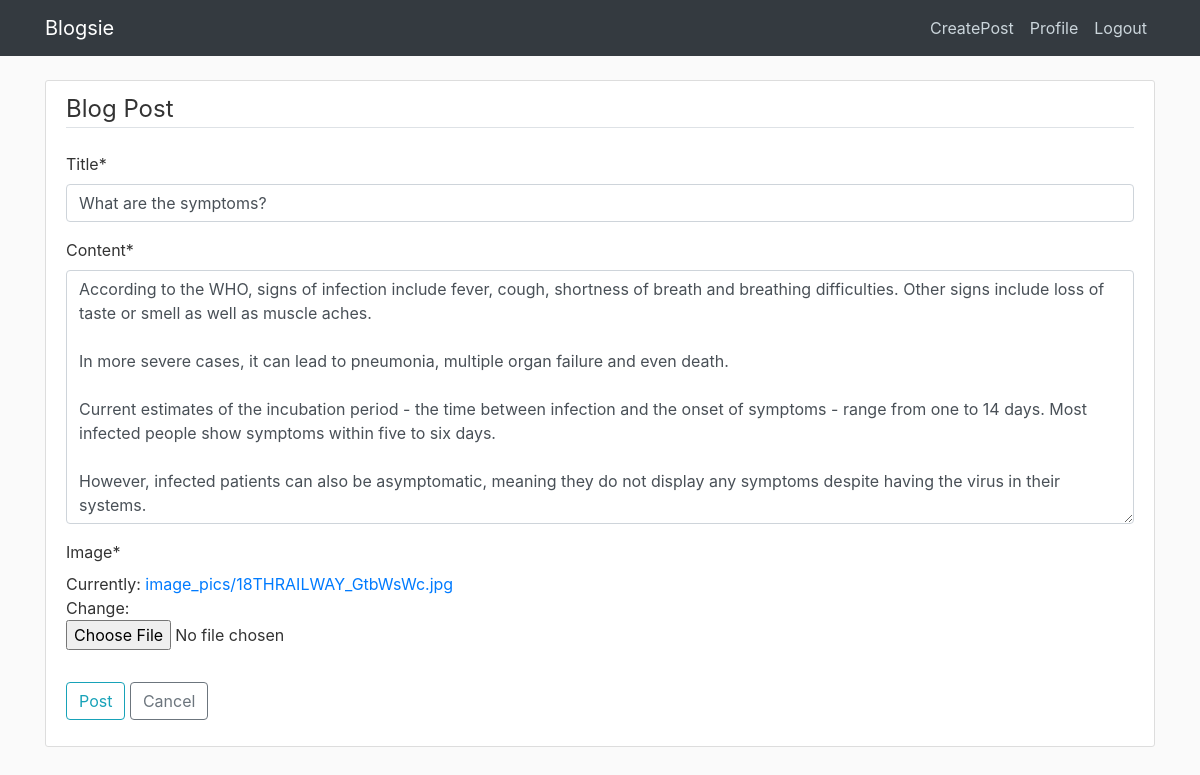
The app's page /post/2/update/ (signed in) with its own data.
### blogok/models.py (models this page shows, shortened)
class Post(models.Model):
    title = models.CharField(max_length=100)
    content = models.TextField()
    date_posted = models.DateTimeField(default=timezone.now)
    author = models.ForeignKey(User, on_delete=models.CASCADE)
    image = models.ImageField(default= 'def.jpg', upload_to='image_pics')

### blogok/views.py (the view, shortened to what this page needs)
# urls.py: path('post/<int:pk>/update/', PostUpdateView.as_view(template_name='post_form.html'), name='post_update'),
class PostUpdateView(LoginRequiredMixin ,UserPassesTestMixin, UpdateView):
    model = Post
    fields = ['title', 'content', 'image']
    def test_func(self):
        post = self.get_object()
        if self.request.user == post.author:
            return True
        return False

### blogok/templates/post_form.html (shortened to what this page needs)
{% extends "base.html" %}
{% load crispy_forms_tags %}
{% block content %}
    <div class="content-section">
        <form method="POST" enctype="multipart/form-data">
            <fieldset class="form-group">
                <legend class="border-bottom mb-4">Blog Post</legend>
                {{ form|crispy }}
            </fieldset>
            <div class="form-group">
                <button class="btn btn-outline-info" type="submit">Post</button>
                <a href="{% url 'home' %}" class="btn btn-outline-secondary">Cancel</a>
            </div>
        </form>
    </div>
{% endblock content %}

### blogok/static/main.css (style rules this page uses)
body { background: #fafafa; color: #333333; margin-top: 5rem; }
.content-section { background: #ffffff; padding: 10px 20px; border: 1px solid #dddddd; border-radius: 3px; margin-bottom: 20px; }

### records on screen
Post: title "What are the symptoms?", content "According to the WHO, signs of infection include fever, cough, shortness of breath and breathing difficulties. Other signs include loss of taste or smell as well as muscle aches. In more severe cases, it can lead to pneumonia, multiple organ failure and even death. Current estimates of the incubation period - the time between infection and the onset of symptoms - range from one to 14 days. Most infected people show symptoms within five to six days. However, infected patients can also be asymptomatic, meaning they do not display any symptoms despite having the virus in their systems."
